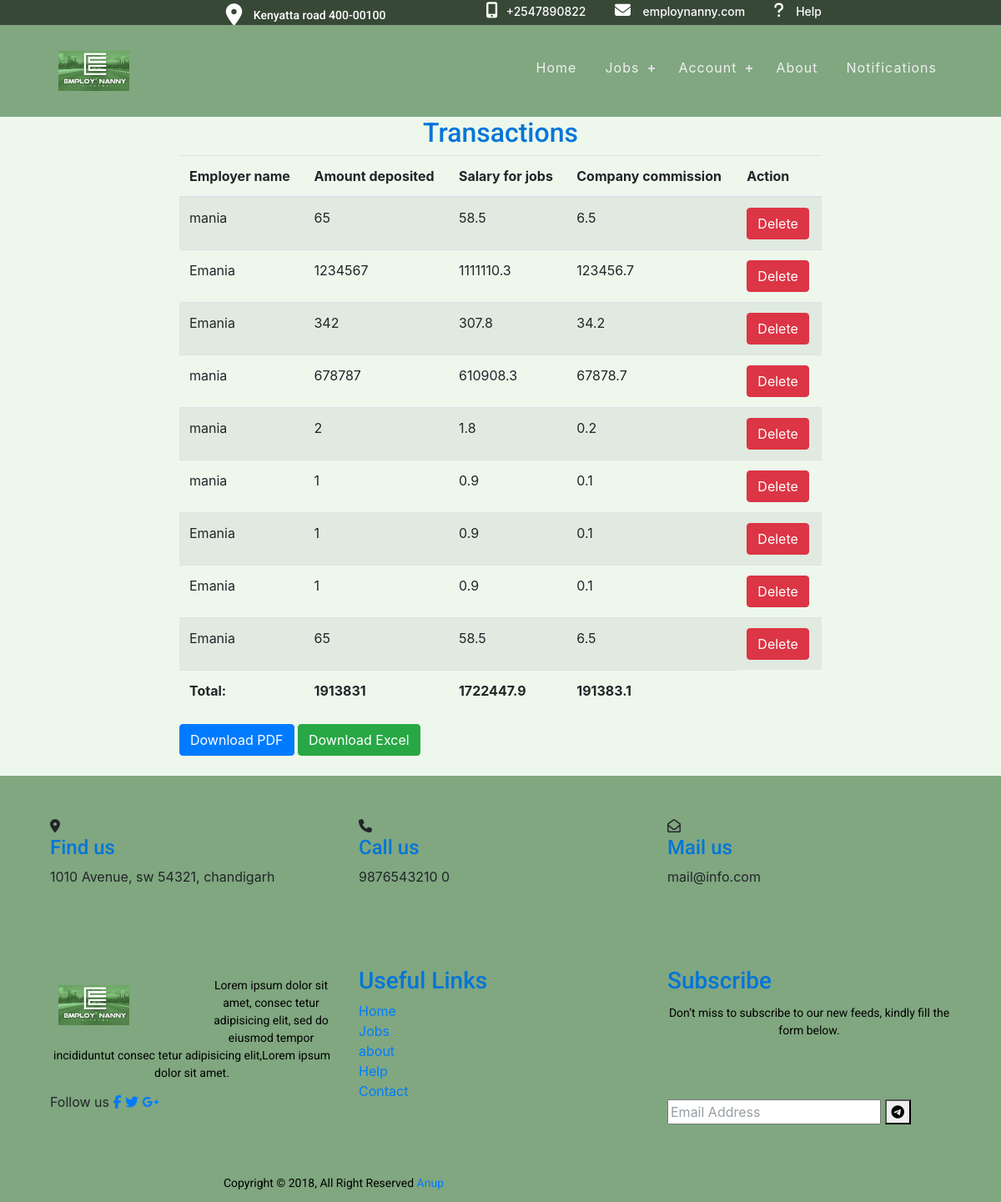
The page /reports/transaction_list/ on the database as committed earlier.
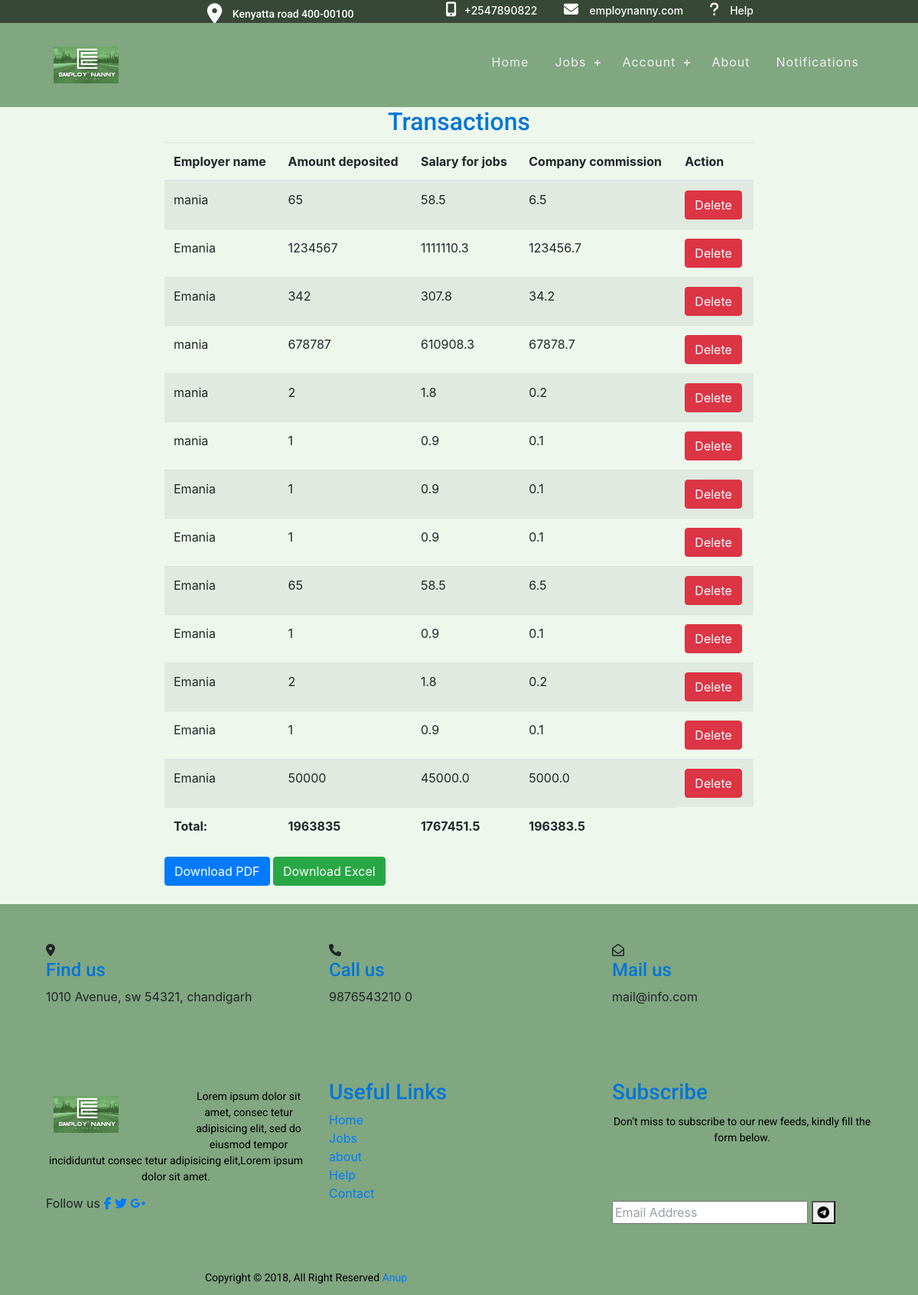
The same page on the database as committed later.
### payment/models.py (models this page shows, shortened)
class Payment(models.Model):
    PAYMENT_STATUS_CHOICES = [
        ('pending', 'Pending'),
        ('success', 'Success'),
        ('failure', 'Failure'),
    ]
    user = models.ForeignKey(User, on_delete=models.CASCADE)
    phone_number = models.PositiveIntegerField()
    amount = models.IntegerField()
    timestamp = models.DateTimeField(auto_now_add=True)
    status = models.CharField(
        max_length=10, choices=PAYMENT_STATUS_CHOICES, default='pending')
    description = models.TextField()

### AdminReports/views.py (the view)
# urls.py: path('transaction_list/', views.transaction_list, name='transaction_list'),
def transaction_list(request):
    payments = Payment.objects.all()
    total_amount = payments.aggregate(Sum('amount'))['amount__sum']
    total_commission = round(total_amount * 0.1, 2)
    total_salary = round(total_amount*0.9, 2)
    for payment in payments:
        payment.company_commission = round(payment.amount * 0.1, 2)
        payment.salary = round(payment.amount - payment.company_commission, 2)
    context = {
        'payments': payments,
        'total_amount': total_amount,
        'total_commission': total_commission,
        'total_salary': total_salary
    }
    return render(request, 'admin/transaction_list.html', context)

### jobapp/templatetags/jobapp_tags.py (called while the page is built)
@register.filter(name='has_group')
def has_group(user, group_name):
    return user.groups.filter(name=group_name).exists()

### AdminReports/templates/admin/transaction_list.html
{% extends 'jobapp/base.html'%}
{% block content %}
<div class="container">
<h2 class="text-center">Transactions </h2>
  <table class="table table-striped table-hover">
    <thead>
      <tr>
        <th>Employer name</th>
        <th>Amount deposited</th>
        <th>Salary for jobs</th>
        <th>Company commission</th>
        <th>Action</th>
      </tr>
    </thead>
    <tbody>
      {% for payment in payments %}
      <tr>
        <td>{{ payment.user.username }}</td>
        <td>{{ payment.amount }}</td>
        <td>{{ payment.salary }}</td>
        <td>{{ payment.company_commission }}</td>
        <td><a href="{% url 'delete_transaction' payment.id %}" class="btn btn-danger">Delete</a></td>
      </tr>
      {% endfor %}
    </tbody>
    <tfoot>
      <tr>
        <td><strong>Total:</strong></td>
        <td><strong>{{ total_amount }}</strong></td>
        <td><strong>{{ total_salary }}</strong></td>
        <td><strong>{{ total_commission }}</strong></td>
      </tr>
    </tfoot>
  </table>
<a href="{% url 'generate-pdf' %}" class="btn btn-primary">Download PDF</a>
<a href="{% url 'export-excel' %}" class="btn btn-success">Download Excel</a>
</div>
{% endblock content %}

### jobapp/templates/jobapp/base.html (shortened to what this page needs)
{%load static%}
{% load jobapp_tags %}
<!DOCTYPE html>
<html lang="en">
<head>
    <link rel="stylesheet" href="https://maxcdn.bootstrapcdn.com/bootstrap/4.1.3/css/bootstrap.min.css">
    <link rel="stylesheet" href="https://cdnjs.cloudflare.com/ajax/libs/font-awesome/5.15.3/css/all.min.css" />
<link href="https://cdn.jsdelivr.net/npm/bootstrap-icons@1.3.0/font/bootstrap-icons.css" rel="stylesheet">
<link rel="stylesheet" href="https://use.fontawesome.com/releases/v5.6.3/css/all.css">
<link rel="stylesheet" href="path/to/font-awesome/css/font-awesome.min.css">
<link rel="stylesheet" href="{%static 'css/base.css'%}"/>
<link rel="stylesheet" href="{% static 'css/registration.css' %}"/>
<link rel="stylesheet" href="{% static 'css/header.css' %}"/>
<link rel="stylesheet" href="{% static 'css/home.css' %}"/>
<link rel="stylesheet" href="{% static 'css/base.css' %}"/>
<link rel="stylesheet" href="{% static 'css/nannyDetails.css' %}"/>
<link rel="stylesheet" href="{% static 'css/chat.css' %}"/>
<link rel="stylesheet" href="{% static 'css/loading.css' %}">
</head>
<body>
   {% include 'jobapp/header.html'%}
   {% block content%} {% endblock content%}
   {% include 'jobapp/footer.html'%}
</body>
</html>

### jobapp/templates/jobapp/header.html (shortened to what this page needs)
{% load static %}
{%load jobapp_tags%}
<header>
  <div class="header-top hidden-xs">
    <div class="container">
      <div class="row">
        <div class="col-md-5 col-sm-12 right_info">
          <p><i class="fa fa-map-marker"></i> Kenyatta road 400-00100</p>
        </div>
        <div class="col-md-7 col-sm-12 left_info">
          <ul>
            <li><i class="fa fa-mobile-alt"></i><a href="0740743521">+2547890822</a></li>
            <li>
              <i class="fa fa-envelope" aria-hidden="true"></i>
              <a href="home">employnanny.com</a>
            </li>
<i class="fa fa-question" aria-hidden="true"></i>
              <a href="{% url 'help' %}">Help</a>
          </ul>
        </div>
      </div>
    </div>
  </div>
  <div class="header-main">
    <div class="head_container">
      <nav id="cssmenu">
        <div class="logo">
          <a href="{% url 'home' %}">
            <img class="logo3" src="{% static 'images/logo.png' %}" alt="P" />
          </a>
        </div>
        <ul>
          <li class=""><a href="{% url 'home' %}">Home</a></li>
          <li>
  <a href="#">Jobs</a>
</li>
           <li>
            <a href="#" class="username">
              {% if user.is_authenticated %}
                {{ user.username }}
              {% else %}
                Account
              {% endif %}
            </a>
          </li>
               <li><a href="{%url 'about_us'%}">About</a></li>
<li><a href="{% url 'notification_list' %}" >Notifications</a></li>
        </ul>
      </nav>
    </div>
  </div>
</header>

### jobapp/templates/jobapp/footer.html
{%load static%}
<footer class="footer-section mt-4" style="background: rgb(128, 167, 128)">
  <div class="head_container">
    <div class="footer-cta pt-5 pb-5">
      <div class="row">
        <div class="col-xl-4 col-md-4 mb-30">
          <div class="single-cta">
            <i class="fas fa-map-marker-alt"></i>
            <div class="cta-text">
              <h4>Find us</h4>
              <span>1010 Avenue, sw 54321, chandigarh</span>
            </div>
          </div>
        </div>
        <div class="col-xl-4 col-md-4 mb-30">
          <div class="single-cta">
            <i class="fas fa-phone"></i>
            <div class="cta-text">
              <h4>Call us</h4>
              <span>9876543210 0</span>
            </div>
          </div>
        </div>
        <div class="col-xl-4 col-md-4 mb-30">
          <div class="single-cta">
            <i class="far fa-envelope-open"></i>
            <div class="cta-text">
              <h4>Mail us</h4>
              <span>mail@info.com</span>
            </div>
          </div>
        </div>
      </div>
    </div>
    <div class="footer-content pt-5 pb-5">
      <div class="row">
        <div class="col-xl-4 col-lg-4 mb-50">
          <div class="footer-widget">
            <div class="footer-logo logo">
              <a href="{%url 'home'%}"
                ><img
                  class="logo3"
                  src="{% static 'images/logo.png' %}"
                  alt="P"
                />
              </a>
            </div>
            <div class="footer-text">
              <p>
                Lorem ipsum dolor sit amet, consec tetur adipisicing elit, sed
                do eiusmod tempor incididuntut consec tetur adipisicing
                elit,Lorem ipsum dolor sit amet.
              </p>
            </div>
            <div class="footer-social-icon">
              <span>Follow us</span>
              <a href="#"><i class="fab fa-facebook-f facebook-bg"></i></a>
              <a href="#"><i class="fab fa-twitter twitter-bg"></i></a>
              <a href="#"><i class="fab fa-google-plus-g google-bg"></i></a>
            </div>
          </div>
        </div>
        <div class="col-xl-4 col-lg-4 col-md-6 mb-30">
          <div class="footer-widget">
            <div class="footer-widget-heading">
              <h3>Useful Links</h3>
            </div>
            <ul>
              <li><a href="{% url 'home'%}">Home</a></li>
              <li><a href="{% url 'job_listing' %}">Jobs</a></li>
                            <li><a href="{% url 'about_us' %}">about</a></li>
              <li><a href="#">Help</a></li>
              <li><a href="#">Contact</a></li>
            </ul>
          </div>
        </div>
        <div class="col-xl-4 col-lg-4 col-md-6 mb-50">
          <div class="footer-widget">
            <div class="footer-widget-heading">
              <h3>Subscribe</h3>
            </div>
            <div class="footer-text mb-25">
              <p>
                Don’t miss to subscribe to our new feeds, kindly fill the form
                below.
              </p>
            </div>
            <div class="subscribe-form">
              <form action="#">
                <input type="text" placeholder="Email Address" />
                <button><i class="fab fa-telegram-plane"></i></button>
              </form>
            </div>
          </div>
        </div>
      </div>
    </div>
  </div>
  <div class="copyright-area">
    <div class="container">
      <div class="row">
        <div class="col-xl-6 col-lg-6 text-center text-lg-left">
          <div class="copyright-text">
            <p>
              Copyright &copy; 2018, All Right Reserved
              <a href="https://codepen.io/anupkumar92/">Anup</a>
            </p>
          </div>
        </div>
      </div>
    </div>
  </div>
</footer>

### static/css/base.css (style rules this page uses)
p { color: black; font-family: 'Roboto', sans-serif; }
:root { --background-color: #ffffff; --text-color: #000000; }

### static/css/registration.css (style rules this page uses)
::placeholder { color: #969fa4; }
p { text-align: center; font-size: 14px; color: #090a09; margin: 12px 0; }
form { padding-top: 60px; }

### static/css/header.css (style rules this page uses)
h1, h2, h3, h4, h5 { color: #0275d8; font-family: 'Roboto', sans-serif; }
a, a:hover, a:focus, a:active { text-decoration: none; outline: none; }
body { background-color: rgb(237, 247, 236); }
header { background: rgb(128, 167, 128); }
.head_container { width: 90%; margin: 0 auto; }
ul { margin: 0; padding: 0; list-style: none; }
header { position: relative; width: 100%; background: rgb(128, 167, 128); z-index: 99; }
.header-top { padding: 1px 0px 1px 0px; background: rgba(0, 0, 0, 0.57); }
.left_info ul li { display: inline-block; margin-right: 30px; }
.left_info a { color: #fffefe; font-size: 14px; font-weight: 500; }
.left_info i.fa { font-size: 19px; color: #fff; padding-right: 10px; }
.right_info p { color: #fff; font-size: 14px; font-weight: 500; line-height: 20px; margin: 0; }
.left_info { text-align: right; }
.right_info i.fa { font-size: 26px; margin-right: 10px; position: relative; bottom: -4px; }
.header-main { padding: 21px 0; border-top: 1px solid #424242; }
nav#cssmenu ul { float: right; margin-top: 13px; }
.logo { position: relative; z-index: 123; padding: 10px; font: 18px verdana; color: #6ddb07; float: left; }
.logo img { max-width: 170px; }
.logo a { color: #6ddb07; }
#cssmenu, #cssmenu ul, #cssmenu ul li, #cssmenu ul li a, #cssmenu #head-mobile { border: 0; list-style: none; line-height: 1; display: block; position: relative; -webkit-box-sizing: border-box; -moz-box-sizing: border-box; box-sizing: border-box; }
#cssmenu:after, #cssmenu > ul:after { content: "."; display: block; clear: both; visibility: hidden; line-height: 0; height: 0; }
#cssmenu > ul > li { float: left; }
#cssmenu > ul > li > a { padding: 9px 17px; font-size: 16px; letter-spacing: 1px; text-decoration: none; color: #efefef; }
#cssmenu > ul > li.has-sub > a { padding-right: 30px; }
#cssmenu > ul > li.has-sub > a:after { position: absolute; top: 17px; right: 11px; width: 8px; height: 2px; display: block; background: #ddd; content: ""; }
#cssmenu > ul > li.has-sub > a:before { position: absolute; top: 14px; right: 14px; display: block; width: 2px; height: 8px; background: #ddd; content: ""; -webkit-transition: all 0.25s ease; -ms-transition: all 0.25s ease; transition: all 0.25s ease; }

### static/css/home.css (style rules this page uses)
img { width: 100%; }
.logo3 { height: 50%; width: 50%; }

### static/css/nannyDetails.css (style rules this page uses)
.container { margin-right: auto; margin-left: auto; max-width: 800px; }
.row { display: flex; flex-wrap: wrap; }

### jobapp/templates/jobapp/header.html (style rules this page uses)
.username { text-transform: capitalize; }

Rows that differ between the two databases and show on the page:
added Payment: user.username "Emania", amount "1", salary "0.9", company_commission "0.1"
added Payment: user.username "Emania", amount "2", salary "1.8", company_commission "0.2"
added Payment: user.username "Emania", amount "1", salary "0.9", company_commission "0.1"
added Payment: user.username "Emania", amount "50000", salary "45000.0", company_commission "5000.0"
Other text that changed with them:
{{ total_amount }}: "1913831" → "1963835"
{{ total_salary }}: "1722447.9" → "1767451.5"
{{ total_commission }}: "191383.1" → "196383.5"
